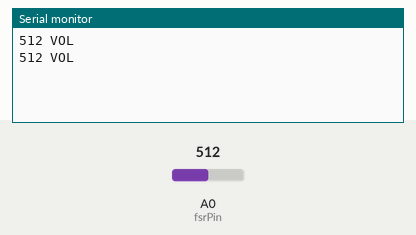
This sketch was run on a simulated Arduino Uno, built with avr-gcc and run on an emulated ATmega328P. On the bench: the last lines printed to the serial monitor. Inputs (shaded band) come from the test bench; at power-on: A0 (fsrPin) = 512.

Above: at 1.8 s.
1.9 s: A0 (fsrPin) set to 306
At 2.5 s:
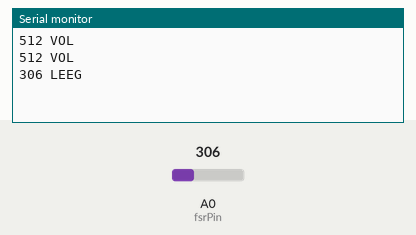
4.5 s: A0 (fsrPin) set to 122
At 5.8 s:
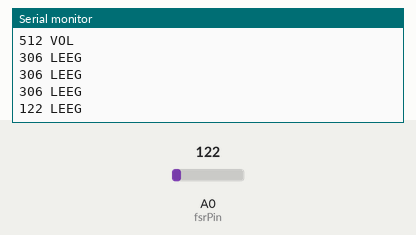

Measured:
- after the input at 1.9 s, the serial monitor: prints a new line after 0.10 s (image 1)
- after the input at 4.5 s, the serial monitor: prints a new line after 0.50 s (image 2)

The sketch:

forcesensitest2.ino.ino
```cpp
int fsrPin = 0;
int fsrReading;
int fullForce=450;
int emptyForce=400;

void setup(void) {
  Serial.begin(9600);
}

void loop(void) {
  fsrReading = analogRead(fsrPin);
  Serial.print('\n');
  if(fsrReading < emptyForce)
  {
    Serial.print('\n');
    Serial.print(fsrReading);
    Serial.print(" LEEG");
  }
  if(fsrReading > fullForce)
  {
    Serial.print('\n');
    Serial.print(fsrReading);
    Serial.print(" VOL");
  }
  delay(1000);
}
```
